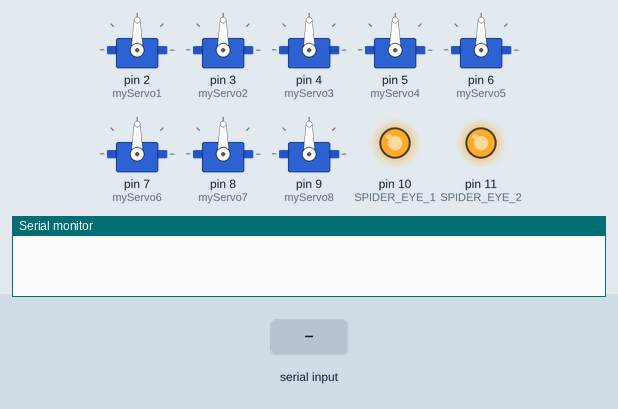
A sketch run on a simulated Arduino Uno, built with avr-gcc and run on an emulated ATmega328P. Parts: 8 × servo, output pins drawn as LEDs (lit = HIGH), the last lines printed to the serial monitor. The inputs (shaded band) are chosen by the test bench.

Above: at 2.7 s.
2.8 s: "F" received over Serial
At 3.95 s:
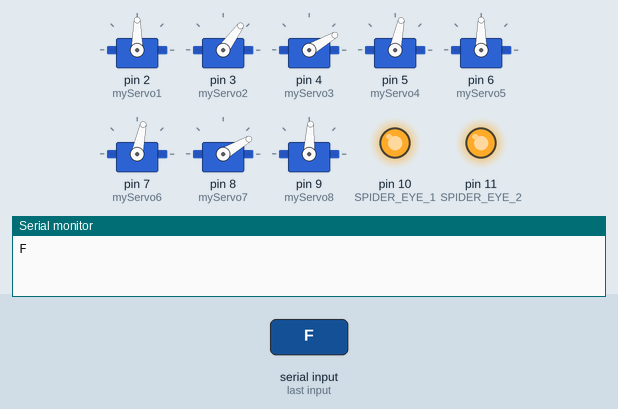
At 4.7 s:
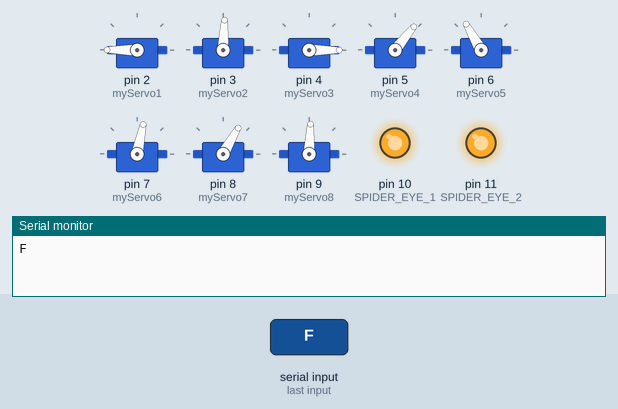
5.8 s: "B" received over Serial
At 8.3 s:
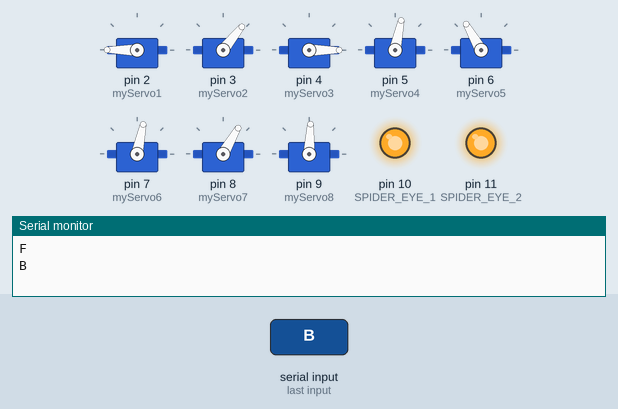
8.8 s: "R" received over Serial
11.8 s: "L" received over Serial
14.8 s: "X" received over Serial
Timing chart, 0 to 26.4 s (numbered marks = the images above; inputs shaded):
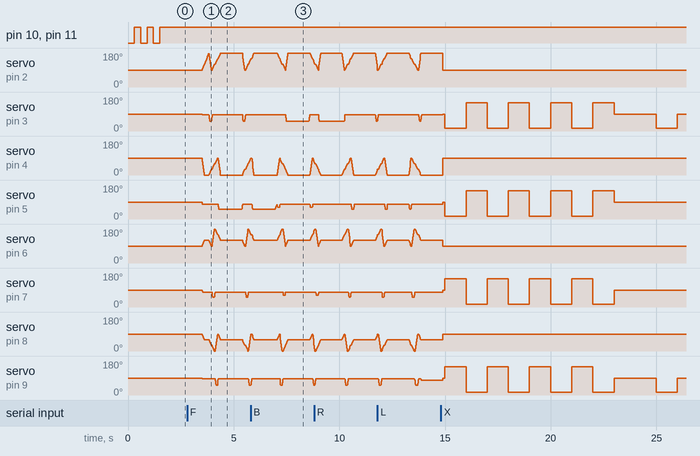

Measured:
- by itself, servo on pin 7 (myServo6): repeats every 2.0 s: 150° 1.0 s, 15° 1.0 s, until it stays 90° from 23.0 s

The sketch:

codigoArduino.ino
```cpp
#include <Servo.h>    // Inclui a biblioteca de servos

//===== Variáveis Globais ==================================================================

// Define os pinos e variáveis

#define SPIDER_EYE_1    10
#define SPIDER_EYE_2    11

// Variáveis de calibração para ajustar as posições dos servos
int da =  0,  // Pivô frontal esquerdo
    db =   0,  // Pivô traseiro esquerdo
    dc =  0,  // Pivô traseiro direito
    dd =   0;  // Pivô frontal direito

// Posições iniciais dos servos + calibração
int a90  = (90  + da),
    a120 = (120 + da),
    a150 = (150 + da),
    a180 = (180 + da);

int b0   = (0   + db),
    b30  = (30  + db),
    b60  = (60  + db),
    b90  = (90  + db);

int c90  = (90  + dc),
    c120 = (120 + dc),
    c150 = (150 + dc),
    c180 = (180 + dc);

int d0   = (0   + dd),
    d30  = (30  + dd),
    d60  = (60  + dd),
    d90  = (90  + dd);

// Pontos de início para os servos
int s11 = 90; // Servo de pivô frontal esquerdo
int s12 = 90; // Servo de elevação frontal esquerdo
int s21 = 90; // Servo de pivô traseiro esquerdo
int s22 = 90; // Servo de elevação traseiro esquerdo
int s31 = 90; // Servo de pivô traseiro direito
int s32 = 90; // Servo de elevação traseiro direito
int s41 = 90; // Servo de pivô frontal direito
int s42 = 90; // Servo de elevação frontal direito

int f    = 0;
int b    = 0;
int l    = 0;
int r    = 0;
int spd  = 3;  // Velocidade do movimento de caminhada, quanto maior o número, menor a velocidade
int high = 0;   // Altura em que o robô está posicionado

// Define 8 Servos
Servo myServo1; // Servo de pivô frontal esquerdo
Servo myServo2; // Servo de elevação frontal esquerdo
Servo myServo3; // Servo de pivô traseiro esquerdo
Servo myServo4; // Servo de elevação traseiro esquerdo
Servo myServo5; // Servo de pivô traseiro direito
Servo myServo6; // Servo de elevação traseiro direito
Servo myServo7; // Servo de pivô frontal direito
Servo myServo8; // Servo de elevação frontal direito

//==========================================================================================

//===== Setup ==============================================================================

void setup()
{

/*Servo myServo1; // Servo de pivô frontal esquerdo
Servo myServo2; // Servo de elevação frontal esquerdo
Servo myServo3; // Servo de pivô traseiro esquerdo
Servo myServo4; // Servo de elevação traseiro esquerdo
Servo myServo5; // Servo de pivô traseiro direito
Servo myServo6; // Servo de elevação traseiro direito
Servo myServo7; // Servo de pivô frontal direito
Servo myServo8; // Servo de elevação frontal direito
*/

  myServo1.attach(2);
  myServo2.attach(3);
  myServo3.attach(4);
  myServo4.attach(5);
  myServo5.attach(6);
  myServo6.attach(7);
  myServo7.attach(8);
  myServo8.attach(9);

//  pinMode(trigPin, OUTPUT);
//  pinMode(echoPin, INPUT);

  pinMode(SPIDER_EYE_1, OUTPUT);
  pinMode(SPIDER_EYE_2, OUTPUT);

  Serial.begin(9600);   // UART para o módulo Bluetooth com baudrate de 9600 bps

 // Pisca os "olhos" da aranha para indicar configuração
  digitalWrite(SPIDER_EYE_1, LOW);
  digitalWrite(SPIDER_EYE_2, LOW);
  delay(300);
  digitalWrite(SPIDER_EYE_1, HIGH);
  digitalWrite(SPIDER_EYE_2, HIGH);
  delay(300);

  digitalWrite(SPIDER_EYE_1, LOW);
  digitalWrite(SPIDER_EYE_2, LOW);
  delay(300);
  digitalWrite(SPIDER_EYE_1, HIGH);
  digitalWrite(SPIDER_EYE_2, HIGH);
  delay(300);

  digitalWrite(SPIDER_EYE_1, LOW);
  digitalWrite(SPIDER_EYE_2, LOW);
  delay(300);
  digitalWrite(SPIDER_EYE_1, HIGH);
  digitalWrite(SPIDER_EYE_2, HIGH);


  // Centraliza os servos
  center_servos();


}//setup

//==========================================================================================

//== Loop ==================================================================================

char Received_Command = 'S',Valid_Received_Command = 'S';    // Por padrão, o comando de parar está selecionado.

void loop()
{
  unsigned long value;
  unsigned long lastValue;

  center_servos();  // Centraliza todos os servos
  high = 15;        // Define a altura para 15
  spd = 3;          // Define a velocidade para 3

  while (1 == 1)   // Loop infinito
  {

    if(Serial.available())                 // Verifica se há comando do módulo Bluetooth
    {
        Received_Command = Serial.read();
        //Serial.println(Received_Command);

         // Valida o comando recebido
        if((Received_Command == 'F')||(Received_Command == 'B')||(Received_Command == 'R')||(Received_Command == 'L')||(Received_Command == 'X')||(Received_Command == 'Y')
       ||(Received_Command == 'M')||(Received_Command == 'm')||(Received_Command == 'N')||(Received_Command == 'n')||(Received_Command == 'S'))
       {
            Valid_Received_Command =  Received_Command;
            Serial.println(Received_Command);
       }
    }
  // Executa o movimento baseado no comando
    if(Valid_Received_Command == 'F')            //move forward
    {
      forward();
    }
    else if(Valid_Received_Command == 'B')      //move reverse
    {
      back();
    }
    else if(Valid_Received_Command == 'L')      //turn right
    {
      turn_left();
    }
    else if(Valid_Received_Command == 'R')      //turn left
    {
      turn_right();
    }
    else if(Valid_Received_Command == 'X')      //Dance once
    {
      dance();
      Valid_Received_Command = 'S';
    }
    else if(Valid_Received_Command == 'Y')      //Wave once
    {
      wave();
      Valid_Received_Command = 'S';
    }
    else if((Valid_Received_Command == 'S')||(Valid_Received_Command == 'm')||(Valid_Received_Command == 'n'))      //STOP
    {
      center_servos();
      high = 15;        // Define a altura para 15
      spd = 3;          // Define a velocidade para 3
      Valid_Received_Command = 'P';
    }

//      Serial.println(Received_Command);
      delay(1000);   // Pausa por 1000 ms antes de executar o próximo movimento

  }//while

}//loop

void dance()
{
  center_servos();
  delay(100);
  lean_left();
  delay(1000);
  lean_right();
  delay(1000);
  lean_left();
  delay(1000);
  lean_right();
  delay(1000);
  lean_left();
  delay(1000);
  lean_right();
  delay(1000);
  lean_left();
  delay(1000);
  lean_right();
  delay(1000);
  center_servos();
  delay(1000);
  bow();
  delay(1000);
  center_servos();

  digitalWrite(SPIDER_EYE_1, LOW);
  digitalWrite(SPIDER_EYE_2, LOW);
  delay(300);
  digitalWrite(SPIDER_EYE_1, HIGH);
  digitalWrite(SPIDER_EYE_2, HIGH);
  delay(300);

  digitalWrite(SPIDER_EYE_1, LOW);
  digitalWrite(SPIDER_EYE_2, LOW);
  delay(300);
  digitalWrite(SPIDER_EYE_1, HIGH);
  digitalWrite(SPIDER_EYE_2, HIGH);
  delay(300);

  digitalWrite(SPIDER_EYE_1, LOW);
  digitalWrite(SPIDER_EYE_2, LOW);
  delay(300);
  digitalWrite(SPIDER_EYE_1, HIGH);
  digitalWrite(SPIDER_EYE_2, HIGH);
  //delay(300);
}

//== Acenar ==================================================================================

void wave()
{
  /*
  myServo1 - Servo de pivô frontal esquerdo
  myServo2 - Servo de elevação frontal esquerdo
  myServo3 - Servo de pivô traseiro esquerdo
  myServo4 - Servo de elevação traseiro esquerdo
  myServo5 - Servo de pivô traseiro direito
  myServo6 - Servo de elevação traseiro direito
  myServo7 - Servo de pivô frontal direito
  myServo8 - Servo de elevação frontal direito
  */

  center_servos();
  myServo4.write(45);
  myServo6.write(45);
  delay(1000);
  myServo8.write(0);
  delay(1000);
  myServo7.write(180);
  delay(1000);
  myServo7.write(30);
  delay(1000);
  myServo7.write(150);
  delay(1000);
  myServo7.write(30);
  delay(1000);
  myServo7.write(s41);
  delay(1000);
  myServo8.write(s42);
  center_servos();

}

//== curvar ===================================================================================

void bow()
{
  center_servos();
  delay(1000);
  myServo2.write(15);
  myServo8.write(15);
  delay(1000);
  myServo2.write(90);
  myServo8.write(90);
  delay(1000);
}

//== inclinar para esquerda =============================================================================

void lean_left()
{
  myServo2.write(15);
  myServo4.write(15);
  myServo6.write(150);
  myServo8.write(150);
}

//== inclinar para direita ============================================================================

void lean_right()
{
  myServo2.write(150);
  myServo4.write(150);
  myServo6.write(15);
  myServo8.write(15);
}

//== aparar à esquerda =============================================================================

void trim_left()
{
  da--; //pivô frontal esquerdo
  db--; //pivô traseiro esquerdo
  dc--; //pivô traseiro direito
  dd--; //pivô frontal direito
}

//== aparar à direita ============================================================================

void trim_right()
{
  da++; //pivô frontal esquerdo
  db++; //pivô traseiro esquerdo
  dc++; //pivô traseiro direito
  dd++; //pivô frontal direito
}

//== Frente ===============================================================================

void forward()
{
 // cálculo dos pontos

  // Pivô Frontal Esquerdo
  a90 = (90 + da),
  a120 = (120 + da),
  a150 = (150 + da),
  a180 = (180 + da);

  // Pivô Traseiro Esquerdo
  b0 = (0 + db),
  b30 = (30 + db),
  b60 = (60 + db),
  b90 = (90 + db);

  // Pivô Frontal Direito
  c90 = (90 + dc),
  c120 = (120 + dc),
  c150 = (150 + dc),
  c180 = (180 + dc);

  // Right Front Pivot
  d0 = (0 + dd),
  d30 = (30 + dd),
  d60 = (60 + dd),
  d90 = (90 + dd);

   // Define posições dos servos e velocidades necessárias para andar para frente
  // (LFP, LBP, RBP, RFP, LFL, LBL, RBL, RFL, S1, S2, S3, S4)
  srv(a180, b0 , c120, d60, 42,  33,  33,  42,  1,  3,  1,  1);
  srv( a90, b30, c90,  d30, 6,   33,  33,  42,  3,  1,  1,  1);
  srv( a90, b30, c90,  d30, 42,  33,  33,  42,  3,  1,  1,  1);
  srv(a120, b60, c180, d0,  42,  33,  6,   42,  1,  1,  3,  1);
  srv(a120, b60, c180, d0,  42,  33,  33,  42,  1,  1,  3,  1);
  srv(a150, b90, c150, d90, 42,  33,  33,  6,   1,  1,  1,  3);
  srv(a150, b90, c150, d90, 42,  33,  33,  42,  1,  1,  1,  3);
  srv(a180, b0,  c120, d60, 42,  6,   33,  42,  1,  3,  1,  1);
  //srv(a180, b0,  c120, d60, 42,  15,  33,  42,  1,  3,  1,  1);

}

//== trás ==================================================================================

void back ()
{
   // Define posições dos servos e velocidades necessárias para andar para frente
  // (LFP, LBP, RBP, RFP, LFL, LBL, RBL, RFL, S1, S2, S3, S4)
  srv(180, 0,  120, 60, 42, 33, 33, 42, 3,  1, 1, 1);
  srv(150, 90, 150, 90, 42, 18, 33, 42, 1,  3, 1, 1);
  srv(150, 90, 150, 90, 42, 33, 33, 42, 1,  3, 1, 1);
  srv(120, 60, 180, 0,  42, 33, 33, 6,  1,  1, 1, 3);
  srv(120, 60, 180, 0,  42, 33, 33, 42, 1,  1, 1, 3);
  srv(90,  30, 90,  30, 42, 33, 18, 42, 1,  1, 3, 1);
  srv(90,  30, 90,  30, 42, 33, 33, 42, 1,  1, 3, 1);
  srv(180, 0,  120, 60, 6,  33, 33, 42, 3,  1, 1, 1);

}

//== esquerda =================================================================================

void turn_left ()
{
  // Define posições dos servos e velocidades necessárias para andar para frente
  // (LFP, LBP, RBP, RFP, LFL, LBL, RBL, RFL, S1, S2, S3, S4)
  srv(150,  90, 90,  30, 42, 6,  33, 42, 1, 3, 1, 1);
  srv(150,  90, 90,  30, 42, 33, 33, 42, 1, 3, 1, 1);
  srv(120,  60, 180, 0,  42, 33, 6,  42, 1, 1, 3, 1);
  srv(120,  60, 180, 0,  42, 33, 33, 24, 1, 1, 3, 1);
  srv(90,   30, 150, 90, 42, 33, 33, 6,  1, 1, 1, 3);
  srv(90,   30, 150, 90, 42, 33, 33, 42, 1, 1, 1, 3);
  srv(180,  0,  120, 60, 6,  33, 33, 42, 3, 1, 1, 1);
  srv(180,  0,  120, 60, 42, 33, 33, 33, 3, 1, 1, 1);
}

//== direita ================================================================================

void turn_right ()
{
   // Define posições dos servos e velocidades necessárias para andar para frente
  // (LFP, LBP, RBP, RFP, LFL, LBL, RBL, RFL, S1, S2, S3, S4)
  srv( 90, 30, 150, 90, 6,  33, 33, 42, 3, 1, 1, 1);
  srv( 90, 30, 150, 90, 42, 33, 33, 42, 3, 1, 1, 1);
  srv(120, 60, 180, 0,  42, 33, 33, 6,  1, 1, 1, 3);
  srv(120, 60, 180, 0,  42, 33, 33, 42, 1, 1, 1, 3);
  srv(150, 90, 90,  30, 42, 33, 6,  42, 1, 1, 3, 1);
  srv(150, 90, 90,  30, 42, 33, 33, 42, 1, 1, 3, 1);
  srv(180, 0,  120, 60, 42, 6,  33, 42, 1, 3, 1, 1);
  srv(180, 0,  120, 60, 42, 33, 33, 42, 1, 3, 1, 1);
}

//== Centralizar Servos ========================================================================

void center_servos()
{
  myServo1.write(90);
  myServo2.write(90);
  myServo3.write(90);
  myServo4.write(90);
  myServo5.write(90);
  myServo6.write(90);
  myServo7.write(90);
  myServo8.write(90);

  int s11 = 90; // Front Left Pivot Servo
  int s12 = 90; // Front Left Lift Servo
  int s21 = 90; // Back Left Pivot Servo
  int s22 = 90; // Back Left Lift Servo
  int s31 = 90; // Back Right Pivot Servo
  int s32 = 90; // Back Right Lift Servo
  int s41 = 90; // Front Right Pivot Servo
  int s42 = 90; // Front Right Lift Servo
}

//== aumentar velocidade  ========================================================================

void increase_speed()
{
  if (spd > 3)
    spd--;
}

//== diminuir velocidade ========================================================================

void decrease_speed()
{
  if (spd < 50)
    spd++;
}

//== Srv ===================================================================================

void srv(int p11, int p21, int p31, int p41, int p12, int p22, int p32, int p42, int sp1, int sp2, int sp3, int sp4)
{

  // p11: Servo de Pivô Frontal Esquerdo
  // p21: Servo de Pivô Traseiro Esquerdo
  // p31: Servo de Pivô Traseiro Direito
  // p41: Servo de Pivô Frontal Direito
  // p12: Servo de Elevação Frontal Esquerdo
  // p22: Servo de Elevação Traseiro Esquerdo
  // p32: Servo de Elevação Traseiro Direito
  // p42: Servo de Elevação Frontal Direito
  // sp1: Velocidade 1
  // sp2: Velocidade 2
  // sp3: Velocidade 3
  // sp4: Velocidade 4

  // Multiplica as posições dos servos de elevação pelo ajuste manual de altura
  p12 = p12 + high * 3;
  p22 = p22 + high * 3;
  p32 = p32 + high * 3;
  p42 = p42 + high * 3;

  while ((s11 != p11) || (s21 != p21) || (s31 != p31) || (s41 != p41) || (s12 != p12) || (s22 != p22) || (s32 != p32) || (s42 != p42))
  {

    // Servo de Pivô Frontal Esquerdo
    if (s11 < p11)            // se a posição do servo é menor que a posição programada
    {
      if ((s11 + sp1) <= p11)
        s11 = s11 + sp1;      // define a posição do servo como a posição do servo mais a constante de velocidade
      else
        s11 = p11;
    }

    if (s11 > p11)            // se a posição do servo é maior que a posição programada
    {
      if ((s11 - sp1) >= p11)
        s11 = s11 - sp1;      // define a posição do servo como a posição do servo menos a constante de velocidade
      else
        s11 = p11;
    }

    // Servo de Pivô Traseiro Esquerdo
    if (s21 < p21)
    {
      if ((s21 + sp2) <= p21)
        s21 = s21 + sp2;
      else
        s21 = p21;
    }

    if (s21 > p21)
    {
      if ((s21 - sp2) >= p21)
        s21 = s21 - sp2;
      else
        s21 = p21;
    }

    // Servo de Pivô Traseiro Direito
    if (s31 < p31)
    {
      if ((s31 + sp3) <= p31)
        s31 = s31 + sp3;
      else
        s31 = p31;
    }

    if (s31 > p31)
    {
      if ((s31 - sp3) >= p31)
        s31 = s31 - sp3;
      else
        s31 = p31;
    }

    // Servo de Pivô Frontal Direito
    if (s41 < p41)
    {
      if ((s41 + sp4) <= p41)
        s41 = s41 + sp4;
      else
        s41 = p41;
    }

    if (s41 > p41)
    {
      if ((s41 - sp4) >= p41)
        s41 = s41 - sp4;
      else
        s41 = p41;
    }

    // Servo de Elevação Frontal Esquerdo
    if (s12 < p12)
    {
      if ((s12 + sp1) <= p12)
        s12 = s12 + sp1;
      else
        s12 = p12;
    }

    if (s12 > p12)
    {
      if ((s12 - sp1) >= p12)
        s12 = s12 - sp1;
      else
        s12 = p12;
    }

    // Servo de Elevação Traseiro Esquerdo
    if (s22 < p22)
    {
      if ((s22 + sp2) <= p22)
        s22 = s22 + sp2;
      else
        s22 = p22;
    }

    if (s22 > p22)
    {
      if ((s22 - sp2) >= p22)
        s22 = s22 - sp2;
      else
        s22 = p22;
    }

    // Servo de Elevação Traseiro Direito
    if (s32 < p32)
    {
      if ((s32 + sp3) <= p32)
        s32 = s32 + sp3;
      else
        s32 = p32;
    }

    if (s32 > p32)
    {
      if ((s32 - sp3) >= p32)
        s32 = s32 - sp3;
      else
        s32 = p32;
    }

    // Servo de Elevação Frontal Direito
    if (s42 < p42)
    {
      if ((s42 + sp4) <= p42)
        s42 = s42 + sp4;
      else
        s42 = p42;
    }

    if (s42 > p42)
    {
      if ((s42 - sp4) >= p42)
        s42 = s42 - sp4;
      else
        s42 = p42;
    }

    // Escreve os Valores dos Servos de Pivô
    myServo1.write(s11 + da);
    myServo3.write(s21 + db);
    myServo5.write(s31 + dc);
    myServo7.write(s41 + dd);

    // Escreve os Valores dos Servos de Elevação
    myServo2.write(s12);
    myServo4.write(s22);
    myServo6.write(s32);
    myServo8.write(s42);

    delay(spd); // Atraso antes do próximo movimento

  } // while
} // srv
```
